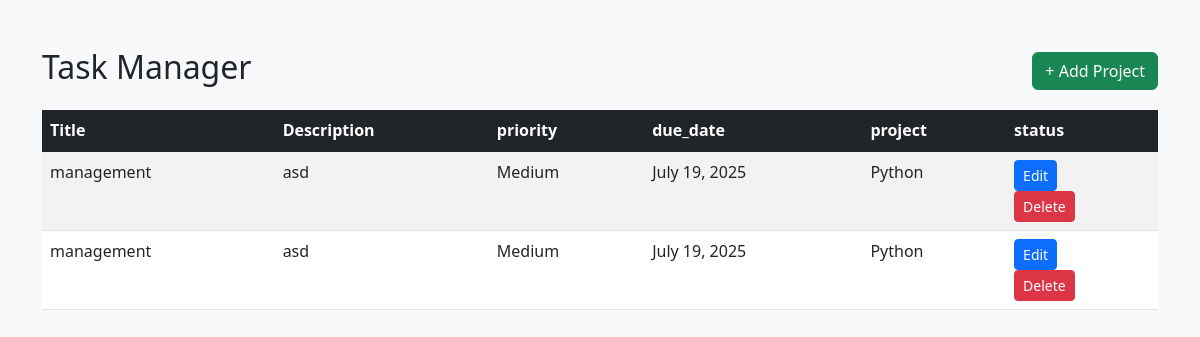
/tasks/, run on the app's committed database.
### pracapp/models.py (models this page shows, shortened)
class Task(models.Model):
    PRIORITY_CHOICES = [('Low', 'Low'), ('Medium', 'Medium'), ('High', 'High')]
    STATUS_CHOICES = [('Pending', 'Pending'), ('In Progress', 'In Progress'), ('Completed', 'Completed')]
    title = models.CharField(max_length=100)
    description = models.TextField()
    priority = models.CharField(max_length=10, choices=PRIORITY_CHOICES)
    due_date = models.DateField()
    status = models.CharField(max_length=20, choices=STATUS_CHOICES, default='Pending')
    project = models.ForeignKey(Project, on_delete=models.CASCADE)
    assigned_to = models.ForeignKey(User, on_delete=models.SET_NULL, null=True)

class Project(models.Model):
    title = models.CharField(max_length=255)
    description = models.TextField()
    start_date = models.DateField()
    end_date = models.DateField()
    owner = models.ForeignKey(User, on_delete=models.CASCADE)
    def __str__(self):
        return self.title

### pracapp/views.py (the view)
# urls.py: path('tasks/', views.task_manager, name='task_manager'),
def task_manager(request):
    projects = Task.objects.all()
    return render(request, 'task.html', {'users': projects})

### templates/task.html (shortened to what this page needs)
{% load static %}
<!DOCTYPE html>
<html>
<head>
    <link href="https://cdn.jsdelivr.net/npm/bootstrap@5.3.0/dist/css/bootstrap.min.css" rel="stylesheet">
</head>
<body class="bg-light">
    <div class="container mt-5">
        <div class="d-flex justify-content-between align-items-center mb-3">
    <h2>Task Manager</h2>
    <a href="{% url 'add_project' %}" class="btn btn-success">+ Add Project</a>
</div>
        <table class="table table-striped">
            <thead class="table-dark">
                <tr>
                    <th scope="col">Title</th>
                    <th scope="col">Description</th>
                    <th scope="col">priority</th>
                    <th scope="col">due_date</th>
                    <th scope="col">project</th>
                     <th scope="col">status</th>
                </tr>
            </thead>
            <tbody class="table-group-divider">
                {% for user in users %}
                <tr>
                    <td>{{ user.title }}</td>
                    <td>{{ user.description }}</td>
                    <td>{{ user.priority }}</td>
                    <td>{{ user.due_date }}</td>
                    <td>{{ user.project }}</td>
                    <td>
                        <form action="{% url 'edit_task' user.id %}" method="GET">
                            <button type="submit" class="btn btn-sm btn-primary">Edit</button>
                        </form>
                        <form action="{% url 'delete_task' user.id %}" method="POST">
                            <button type="submit" class="btn btn-sm btn-danger">Delete</button>
                        </form>
                    </td>
                </tr>
                {% empty %}
                <tr>
                    <td colspan="5" class="text-center">No users found.</td>
                </tr>
                {% endfor %}
            </tbody>
        </table>
    </div>
</body>
</html>

### data on the page
Task: title "management", description "asd", priority "Medium", due_date "July 19, 2025", project "Python"
Task: title "management", description "asd", priority "Medium", due_date "July 19, 2025", project "Python"
